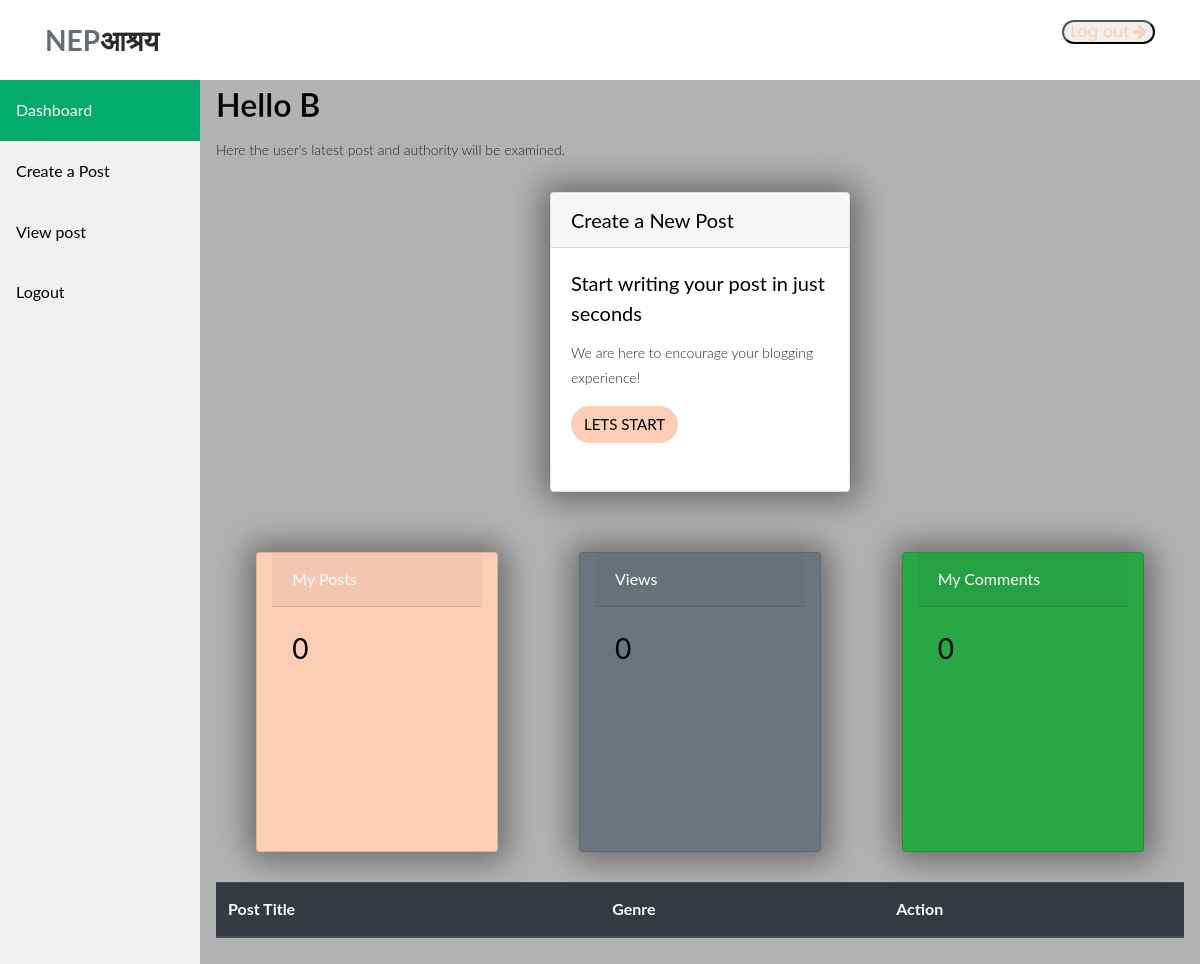
The app's page /upload/ (signed in), older data.
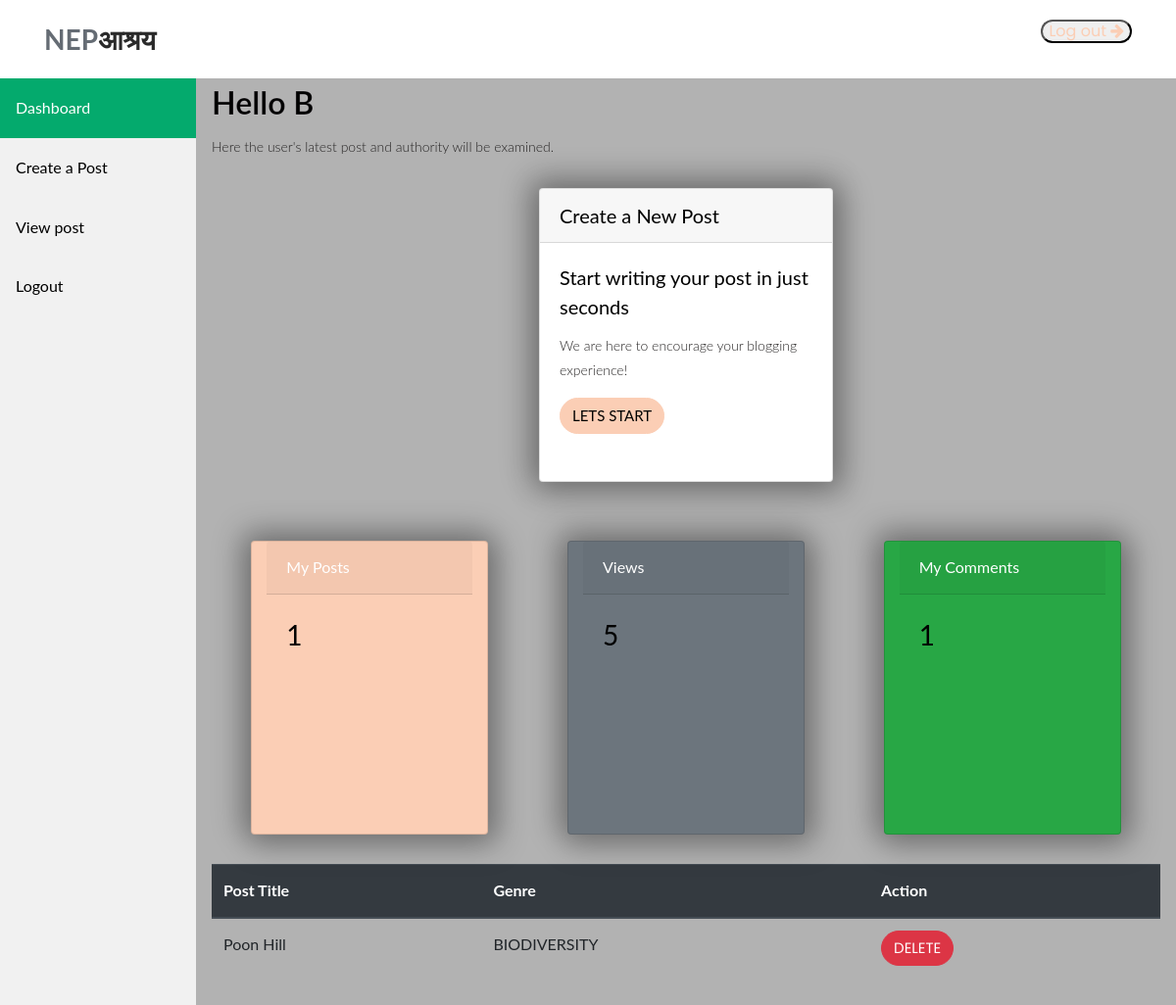
The same page, newer data.
### Nepa_application/models.py (models this page shows, shortened)
class Topic(models.Model):
    title = models.CharField(max_length=100)
    long_description = models.TextField()
    category = models.ManyToManyField("Category", related_name='topics')
    province = models.ForeignKey(province, on_delete=models.CASCADE, related_name='topics')
    post_date = models.DateTimeField(default=timezone.now)
    is_verified = models.BooleanField(default=False)
    author = models.CharField(max_length=100, default="Anonymous")
    likes = models.ManyToManyField(User, related_name='topic', blank=True)
    report = models.IntegerField(User, default=0)
    commentCount = models.IntegerField(default=0, null=True, blank=True)
    views = models.IntegerField(default=0)
    class Meta:
        ordering = ['-post_date']

class Category(models.Model):
    name = models.CharField(max_length=100)
    description = models.TextField()
    image = models.ImageField(upload_to='category_images')

### Nepa_application/views.py (the view, shortened to what this page needs)
# urls.py: path('upload/', views.upload, name = 'upload'),
@login_required(login_url="authsignin")
def upload(request):
    context = []
    username = request.user.username
    total_likess = views(username)
    total_comments = comments(username)
    if request.user.is_authenticated and not request.user.is_staff:
        my_posts = models.Topic.objects.filter(author=username)
        date_created = models.Topic.objects.filter(author=username).values('post_date')
        categories = models.Category.objects.filter(topics__in=my_posts)
        number_of_total_posts = my_posts.count()
        context = {'my_post': my_posts,
                'username':username,
                'categories':categories,
                'number_of_total_posts':number_of_total_posts,
                'date_created': date_created,
                'number':total_comments,
                'total_likes':total_likess,
                }
    return render(request, 'auth/admin_index.html', context)

### Nepa_application/views.py (called while the page is built)
def views(username):
    posts = models.Topic.objects.filter(author=username)
    total_views = 0
    for post in posts:
        total_views += post.views
    return total_views

def comments(username):
    posts = models.Topic.objects.filter(author=username)
    total_comments = 0
    for post in posts:
        total_comments += post.commentCount
    return total_comments

### templates/auth/admin_index.html (shortened to what the changed rows need)
{% load static %}
<!DOCTYPE html>
<html lang="en">
<head>
  <link rel="stylesheet" href="https://stackpath.bootstrapcdn.com/bootstrap/4.5.2/css/bootstrap.min.css">
  <link rel="stylesheet" type="text/css" href="{% static 'assets/css/bootstrap.min.css' %}">
  <link rel="stylesheet" type="text/css" href="{% static 'assets/css/font-awesome.css' %}">
  <link rel="stylesheet" type="text/css" href="{% static 'assets/css/owl-carousel.css' %}">
  <link rel="stylesheet" href="{% static 'assets/css/tooplate-artxibition.css' %}">
  <link rel="stylesheet" href="{% static 'assets/css/style.css' %}">
  <link href="{% static 'assets/css/main.css' %}" rel="stylesheet" />
</head>
<body>
{% if user.is_authenticated and user.is_staff %}
<div class="content">
    <h2><b>Hello {{username|upper}}</b></h2>
    <p>Here the user's latest post and authority will be examined.</p>
    <div class="container">
        <div class="row">
            <div class="card text-white bg-primary col-md-3 d-flex" >
                <div class="card-header">Posts</div>
                <div class="card-body">
                  <h3 class="card-title">{{number_of_total_posts}}</h3>
                </div>
            </div>
            <div class="card text-white bg-secondary col-md-3 d-flex" >
                <div class="card-header">Views</div>
                <div class="card-body">
                  <h3 class="card-title">{{total_likes}}</h3>
                </div>
            </div>
            <div class="card text-white bg-success col-md-3 d-flex" >
                <div class="card-header">Comments</div>
                <div class="card-body">
                  <h3 class="card-title">{{number}}</h3>
                </div>
            </div>
        </div>
    </div>
    <br><br>
    <h2>Unverified Posts</h2>
    <br>
    <table class="table">
        <thead class="thead-dark">
          <tr>
            <th scope="col">Username</th>
            <th scope="col">Post Title</th>
            <th scope="col">Genre</th>
            <th scope="col">Action</th>
          </tr>
        </thead>
        <tbody>
          {% for post in unverified_posts %}
          <tr>
            <td>{{post.author}}</td>
            <td>{{post.title | slice:50 }}</td>
            <td>
              {% for category in post.category.all %}
                {{ category.name }}
                {% if not forloop.last %}, {% endif %}
              {% endfor %}
            </td>
            <td>
              <form action="{% url 'verify_post' post.id %}" method="post" id="postForm">
                {% csrf_token %}
                <button type="submit" class="btn btn-success" onclick="confirmpost()" style="margin: 0; ">Post</button>
                <script>
                  function confirmpost() {
                    if (confirm("Are you sure you want to post this?")) {
            document.getElementById("postForm").submit();
        } else {
            return false;
        }
                  }
                </script>
              </form>
              <br>
              <form action="{% url 'block_post' post.id %}" method="post">
                {% csrf_token %}
                <button type="submit" class="btn btn-danger" onclick="confirmdelete()"  style="margin-top: -10px;">Block</button>
                <script>
                  function confirmdelete() {
                    confirm("Are you sure you want to block this post?")
                  }
                </script>
              </form>
              <form action="{% url 'view_post' post.id %}" method="post">
                {% csrf_token %}
                <button type="submit" class="btn btn-secondary" style="margin-top: 10px;">View</button>
              </form>
            </td>
            </tr>
        {% endfor %}
        </tbody>
    </table>
</div>
{% elif user.is_authenticated and not user.is_staff %}
<div class="content">
    <h2><b>Hello {{username|upper}}</b></h2>
    <p>Here the user's latest post and authority will be examined.</p>
    <div class="card">
      <h5 class="card-header">Create a New Post</h5>
      <div class="card-body">
        <h5 class="card-title">Start writing your post in just seconds</h5>
        <p class="card-text">We are here to encourage your blogging experience!</p>
        <a href="{% url 'create_post' %}" class="btn btn-primary">Lets Start</a>
      </div>
    </div>
    <div class="container">
        <div class="row">
          <div class="card text-white bg-primary col-md-3 d-flex" >
            <div class="card-header">My Posts</div>
            <div class="card-body">
              <h3 class="card-title">{{number_of_total_posts}}</h3>
            </div>
          </div>
          <div class="card text-white bg-secondary col-md-3 d-flex" >
            <div class="card-header">Views</div>
            <div class="card-body">
              <h3 class="card-title">{{total_likes}}</h3>
            </div>
          </div>
          <div class="card text-white bg-success col-md-3 d-flex" >
            <div class="card-header">My Comments</div>
            <div class="card-body">
              <h3 class="card-title">{{number}}</h3>
            </div>
          </div>
        </div>
    </div>
    <table class="table">
        <thead class="thead-dark">
          <tr>
            <th scope="col">Post Title</th>
            <th scope="col">Genre</th>
            <th scope="col">Action</th>
          </tr>
        </thead>
        <tbody>
          {% for post in my_post %}
          <tr>
            <td>{{post.title | slice:50}}</td>
            <td>{% for category in post.category.all %}
              {{ category.name }}
            {% endfor %}</td>
            <td><form action="{% url 'block_post' post.id %}" method="post">
              <button type="submit" class="btn btn-danger" onclick="confirmdelete()">Delete</button>
            </form></td>
          </tr>
          {% endfor %}
        </tbody>
    </table>
</div>
{% endif %}
</body>
</html>

Row changes from the older to the newer data that the page shows:
added Topic: title "Poon Hill"
now on this page (row unchanged): Category: name "BIODIVERSITY"
Text that changed along with them:
{{ number_of_total_posts }}: "0" → "1"
{{ total_likes }}: "0" → "5"
{{ number }}: "0" → "1"
